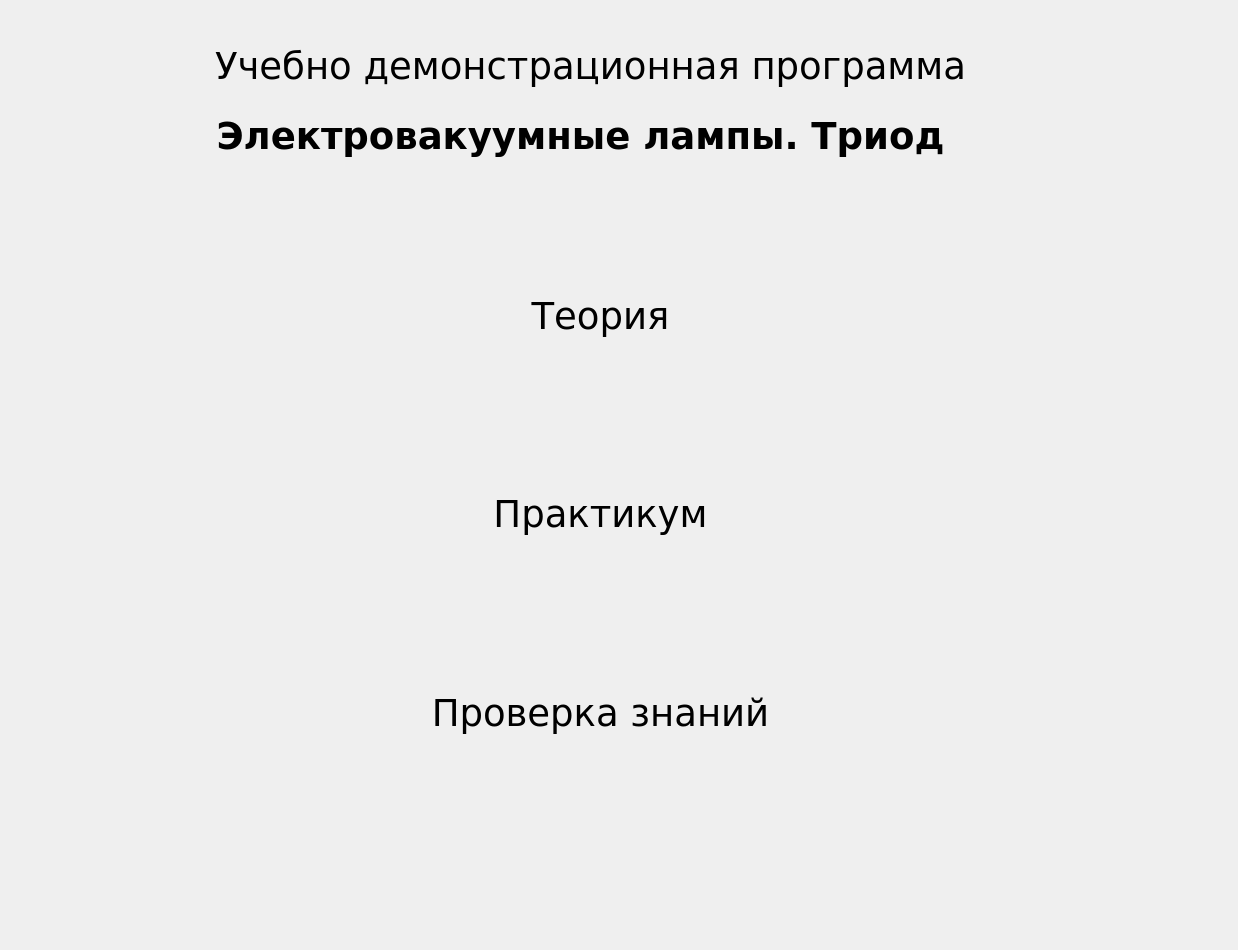
<?xml version="1.0" encoding="UTF-8"?>
<ui version="4.0">
 <class>MainWindow</class>
 <widget class="QMainWindow" name="MainWindow">
  <property name="geometry">
   <rect>
    <x>0</x>
    <y>0</y>
    <width>1238</width>
    <height>950</height>
   </rect>
  </property>
  <property name="windowTitle">
   <string>MainWindow</string>
  </property>
  <widget class="QWidget" name="centralwidget">
   <widget class="QStackedWidget" name="stackedWidget">
    <property name="geometry">
     <rect>
      <x>0</x>
      <y>0</y>
      <width>1241</width>
      <height>951</height>
     </rect>
    </property>
    <widget class="QWidget" name="mainPage">
     <widget class="ClickableLabel" name="goTheory">
      <property name="geometry">
       <rect>
        <x>170</x>
        <y>250</y>
        <width>861</width>
        <height>131</height>
       </rect>
      </property>
      <property name="sizePolicy">
       <sizepolicy hsizetype="Preferred" vsizetype="Preferred">
        <horstretch>0</horstretch>
        <verstretch>0</verstretch>
       </sizepolicy>
      </property>
      <property name="font">
       <font>
        <family>Verdana</family>
        <pointsize>28</pointsize>
       </font>
      </property>
      <property name="cursor">
       <cursorShape>PointingHandCursor</cursorShape>
      </property>
      <property name="mouseTracking">
       <bool>true</bool>
      </property>
      <property name="text">
       <string>Теория</string>
      </property>
      <property name="alignment">
       <set>Qt::AlignCenter</set>
      </property>
     </widget>
     <widget class="ClickableLabel" name="goExam">
      <property name="geometry">
       <rect>
        <x>170</x>
        <y>647</y>
        <width>861</width>
        <height>131</height>
       </rect>
      </property>
      <property name="font">
       <font>
        <family>Verdana</family>
        <pointsize>28</pointsize>
       </font>
      </property>
      <property name="cursor">
       <cursorShape>PointingHandCursor</cursorShape>
      </property>
      <property name="mouseTracking">
       <bool>true</bool>
      </property>
      <property name="text">
       <string>Проверка знаний</string>
      </property>
      <property name="alignment">
       <set>Qt::AlignCenter</set>
      </property>
     </widget>
     <widget class="ClickableLabel" name="goDemo">
      <property name="geometry">
       <rect>
        <x>170</x>
        <y>448</y>
        <width>861</width>
        <height>131</height>
       </rect>
      </property>
      <property name="font">
       <font>
        <family>Verdana</family>
        <pointsize>28</pointsize>
       </font>
      </property>
      <property name="cursor">
       <cursorShape>PointingHandCursor</cursorShape>
      </property>
      <property name="mouseTracking">
       <bool>true</bool>
      </property>
      <property name="text">
       <string>Практикум</string>
      </property>
      <property name="alignment">
       <set>Qt::AlignCenter</set>
      </property>
     </widget>
     <widget class="QLabel" name="goTheory_2">
      <property name="geometry">
       <rect>
        <x>160</x>
        <y>40</y>
        <width>861</width>
        <height>51</height>
       </rect>
      </property>
      <property name="font">
       <font>
        <family>Verdana</family>
        <pointsize>28</pointsize>
       </font>
      </property>
      <property name="cursor">
       <cursorShape>PointingHandCursor</cursorShape>
      </property>
      <property name="mouseTracking">
       <bool>true</bool>
      </property>
      <property name="text">
       <string>Учебно демонстрационная программа</string>
      </property>
      <property name="alignment">
       <set>Qt::AlignCenter</set>
      </property>
     </widget>
     <widget class="QLabel" name="goTheory_3">
      <property name="geometry">
       <rect>
        <x>150</x>
        <y>110</y>
        <width>861</width>
        <height>51</height>
       </rect>
      </property>
      <property name="font">
       <font>
        <family>Verdana</family>
        <pointsize>28</pointsize>
        <weight>75</weight>
        <bold>true</bold>
       </font>
      </property>
      <property name="cursor">
       <cursorShape>PointingHandCursor</cursorShape>
      </property>
      <property name="mouseTracking">
       <bool>true</bool>
      </property>
      <property name="text">
       <string>Электровакуумные лампы. Триод</string>
      </property>
      <property name="alignment">
       <set>Qt::AlignCenter</set>
      </property>
     </widget>
    </widget>
    <widget class="Theory" name="theoryPage"/>
    <widget class="Demonstration" name="demoPage"/>
    <widget class="Exam" name="examPage"/>
   </widget>
  </widget>
 </widget>
 <customwidgets>
  <customwidget>
   <class>ClickableLabel</class>
   <extends>QLabel</extends>
   <header location="global">clickablelabel.h</header>
   <slots>
    <signal>clicked()</signal>
    <slot>on_theory_clicked()</slot>
    <slot>on_PlusMinus_clicked()</slot>
    <slot>on_MinusPlus_clicked()</slot>
   </slots>
  </customwidget>
  <customwidget>
   <class>Theory</class>
   <extends>QWidget</extends>
   <header location="global">theory.h</header>
   <container>1</container>
  </customwidget>
  <customwidget>
   <class>Demonstration</class>
   <extends>QWidget</extends>
   <header location="global">demonstration.h</header>
   <container>1</container>
  </customwidget>
  <customwidget>
   <class>Exam</class>
   <extends>QWidget</extends>
   <header location="global">exam.h</header>
   <container>1</container>
  </customwidget>
 </customwidgets>
 <resources/>
 <connections/>
</ui>
